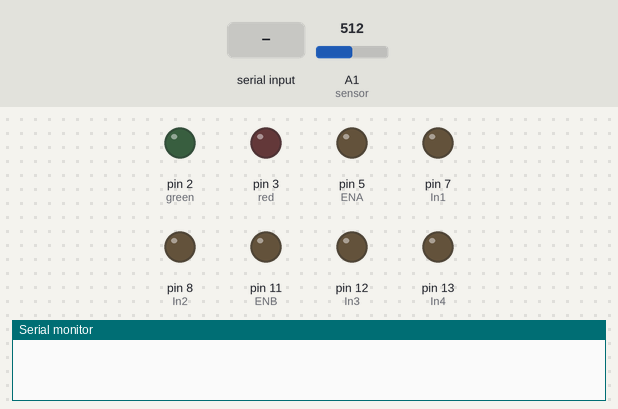
Bench run of a sketch on a simulated Arduino Uno, built with avr-gcc and run on an emulated ATmega328P. Shown: output pins drawn as LEDs (lit = HIGH), the last lines printed to the serial monitor. The inputs (shaded band) are chosen by the test bench; at power-on: A1 (sensor) = 512.

Above: at 1.2 s.
1.3 s: "R" received over Serial
At 2.2 s:
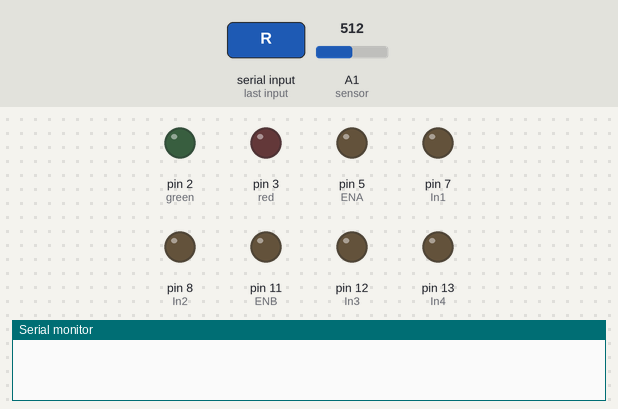
2.9 s: "G" received over Serial
At 3.4 s:
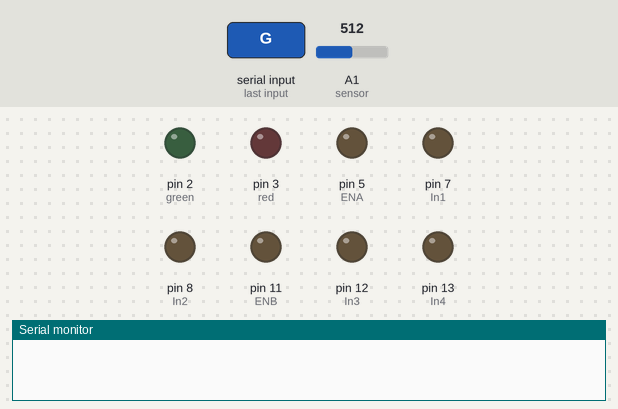
4.5 s: "f" received over Serial
At 5.7 s:
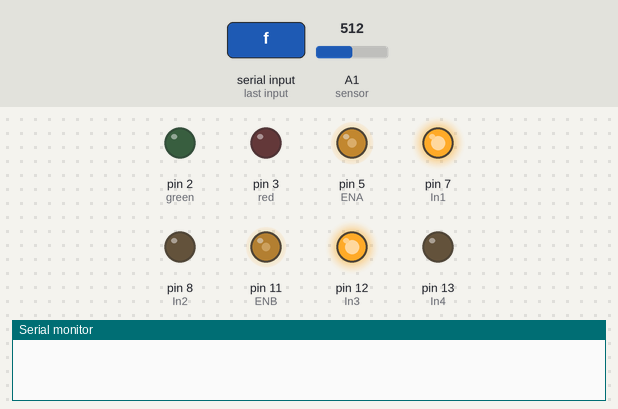
6.0 s: "b" received over Serial
At 6.9 s:
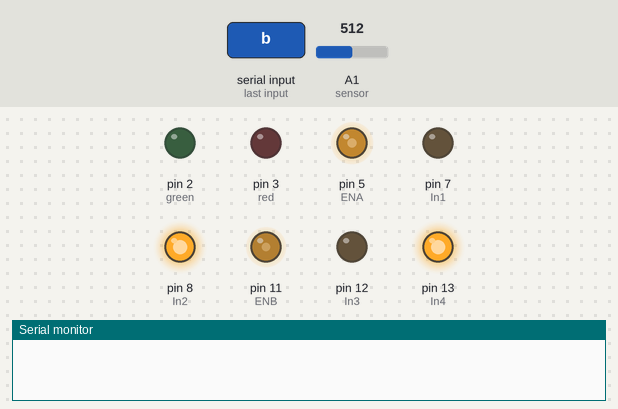
7.5 s: "l" received over Serial
At 8.0 s:
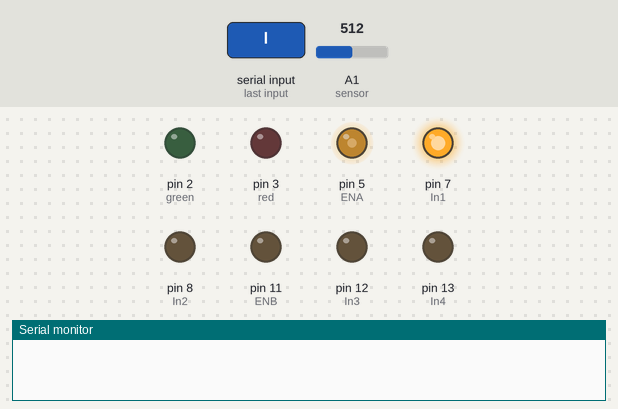
9.0 s: A1 (sensor) set to 212
10.5 s: A1 (sensor) set to 193
At 11.4 s:
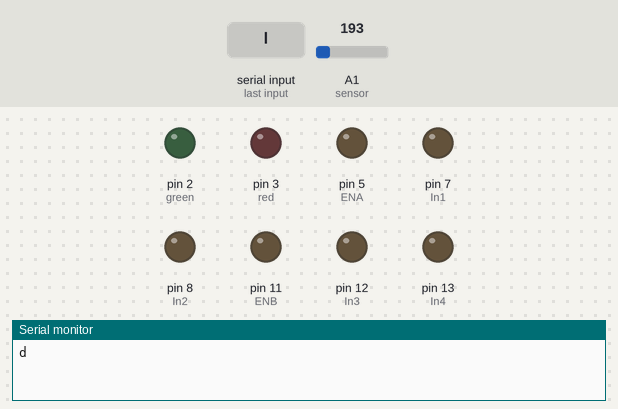
Timing chart, 0 to 13.0 s (numbered marks = the images above; inputs shaded):
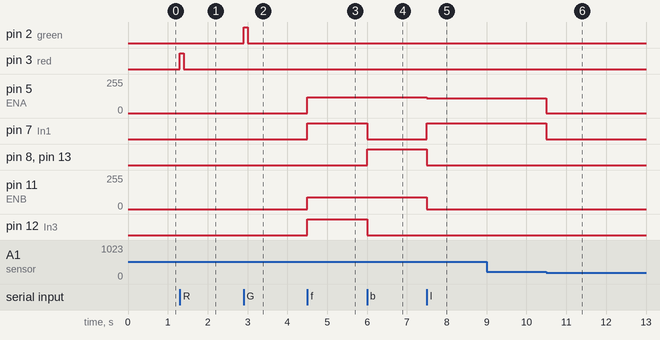

Measured:
- the behaviour switches between 201 and 200 on A1 (sensor) (found by bisection; images 5 and 6)
- after the input at 1.3 s, pin 3 (red): LOW → HIGH at once, → LOW 0.10 s later
- after the input at 2.9 s, pin 2 (green): LOW → HIGH at once, → LOW 0.10 s later
- after the input at 4.5 s, pin 5 (ENA): 0/255 → 120/255 at once; pin 7 (In1), pin 12 (In3): LOW → HIGH at once; pin 11 (ENB): 0/255 → 90/255 at once
- after the input at 6.0 s, pin 7 (In1), pin 12 (In3): HIGH → LOW at once; pin 8 (In2), pin 13 (In4): LOW → HIGH at once
- after the input at 7.5 s, pin 5 (ENA): 120/255 → 110/255 at once; pin 7 (In1): LOW → HIGH at once; pin 8 (In2), pin 13 (In4): HIGH → LOW at once; pin 11 (ENB): 90/255 → 0/255 at once
- after the input at 9.0 s, every drawn part: stays the same
- after the input at 10.5 s, pin 5 (ENA): 110/255 → 0/255 at once; pin 7 (In1): HIGH → LOW at once

The sketch:

Arduino.ino
```cpp
char a;
int b;
#include<SoftwareSerial.h>

int In1=7;
int In2=8;
int In3=12;
int In4=13;
int ENA=5;
int ENB=11;
int SPED=90;
int SPED1=120;
int sensor = A1;
int green = 2;
int red = 3;
bool p = true;
void setup()
{
  Serial.begin(9600);
  pinMode(In1,OUTPUT);
  pinMode(In2,OUTPUT);
  pinMode(ENA,OUTPUT);
  pinMode(In3,OUTPUT);
  pinMode(In4,OUTPUT);
  pinMode(ENB,OUTPUT);
  pinMode(sensor, INPUT);
  pinMode(green, OUTPUT);
  pinMode(red, OUTPUT);

}

void loop() {

  b = analogRead(sensor);
  a = Serial.read();
  if (a == 'R')
      Red();
  else if(a == 'G')
      Green();
  else if( a == 'f')
      forward();
  else if(a == 'b')
    backward();
  else if(a == 'l')
    left();
  else if (a == 'r')
    right();
  else if (a == 'L')
    Left();
  if (b <= 200)
  {
    Stop();
    if(p == true)
        Serial.write('d');
    p = false;

  }
  if(b>200 && p == false)
  {
    p = true;
  }

}
void forward()
  {
     digitalWrite(In1,HIGH);
     digitalWrite(In2,LOW);
     analogWrite(ENA,SPED1);

     digitalWrite(In3,HIGH);
     digitalWrite(In4,LOW);
     analogWrite(ENB,SPED);
  }


  void backward()
  {

   digitalWrite(In1,LOW);
  digitalWrite(In2,HIGH);
  analogWrite(ENA,SPED1);

 digitalWrite(In3,LOW);
  digitalWrite(In4,HIGH);
  analogWrite(ENB,SPED);
 }


  void Left()
{

    digitalWrite(In1,HIGH);
  digitalWrite(In2,LOW);
  analogWrite(ENA,SPED1);
  digitalWrite(In3,LOW);
  digitalWrite(In4,HIGH);
  analogWrite(ENB,SPED);


}


 void left()
 {

  digitalWrite(In1, HIGH);
  digitalWrite(In2, LOW);
  analogWrite(ENA, SPED1 - 10);
  digitalWrite(In3, LOW);
  digitalWrite(In4, LOW);
  analogWrite(ENB, 0);

 }

 void right()
 {

  digitalWrite(In1, LOW);
  digitalWrite(In2, LOW);
  analogWrite(ENA, 0);
  digitalWrite(In3, HIGH);
  digitalWrite(In4, LOW);
  analogWrite(ENB, SPED - 10);

 }


void Red()
{

  digitalWrite(red, HIGH);
  delay(100);
  digitalWrite(red, LOW);
}

void Green()
{
  digitalWrite(green, HIGH);
  delay(100);
  digitalWrite(green, LOW);
}
 void Stop()
 {
    digitalWrite(In1,LOW);
    digitalWrite(In2,LOW);
    digitalWrite(In3,LOW);
    digitalWrite(In4,LOW);
    analogWrite(ENA,0);
    analogWrite(ENB,0);
  }
```
